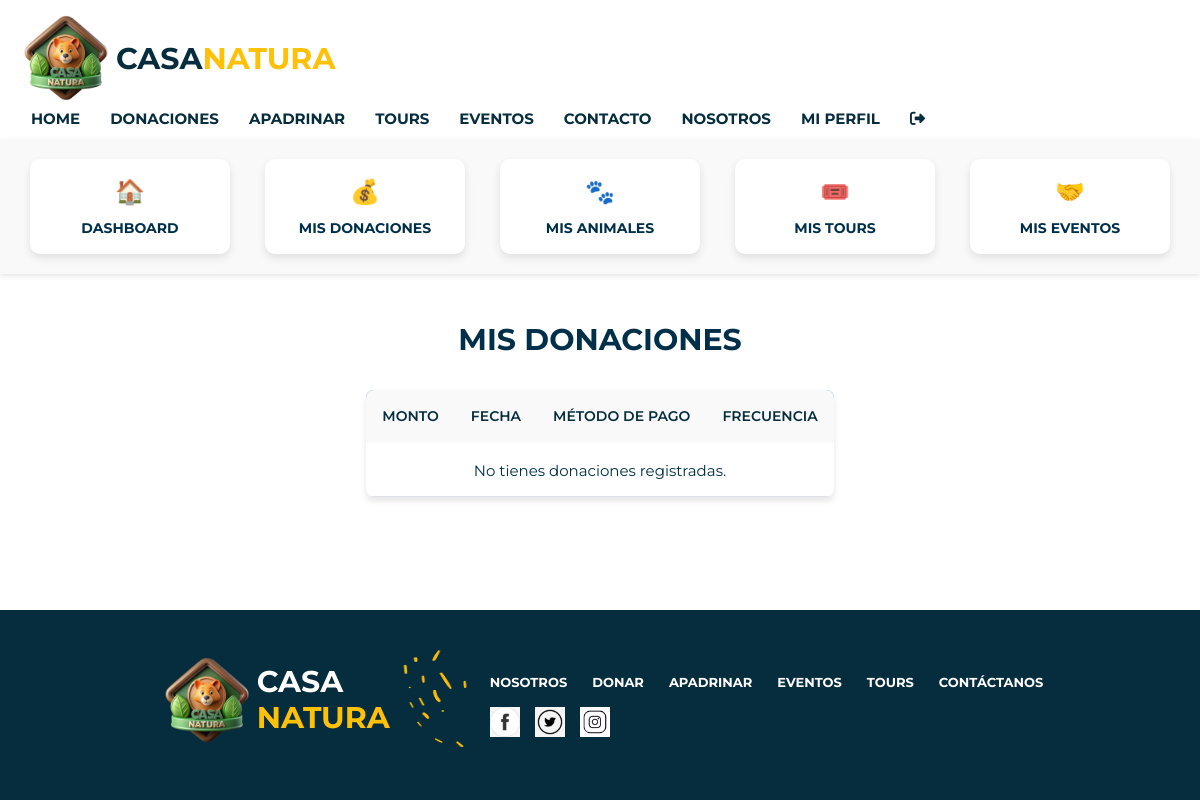
The app's page /donaciones.php (signed in), older data.
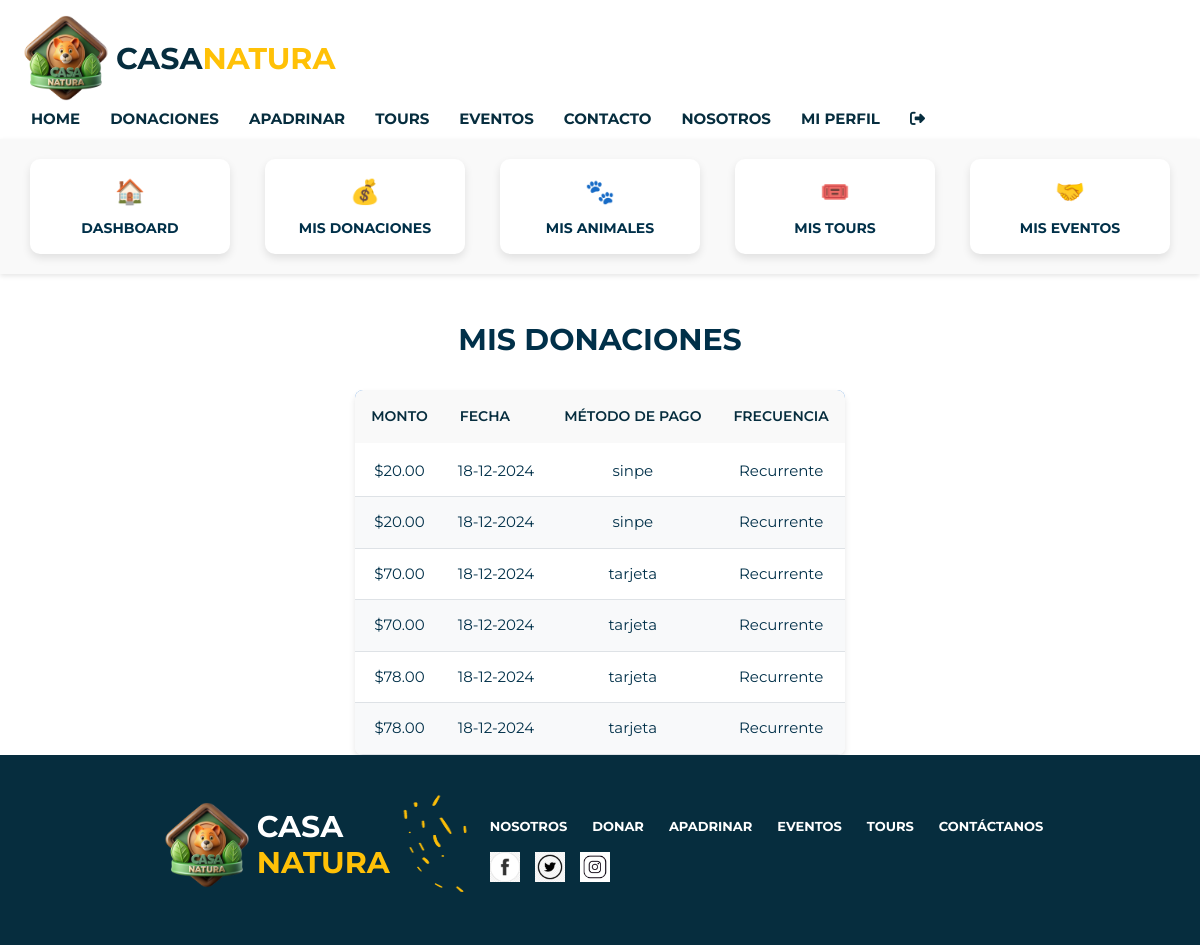
The same page, newer data.
### tables this page shows
CREATE TABLE `donaciones` (
  `ID_Donacion` int(10) NOT NULL,
  `Monto` int(50) NOT NULL,
  `Fecha` date NOT NULL,
  `ID_Usuario` int(10) NOT NULL,
  `Estado` tinyint(1) NOT NULL,
  `MetodoPago` varchar(50) DEFAULT NULL
);

### donaciones.php (the view, shortened to what this page needs)
<?php
include('./actions/conexion.php');
$usuario_id = $_SESSION['usuario_id'];
$query = "
    SELECT
        Monto,
        Fecha,
        MetodoPago,
        CASE
            WHEN Estado = 1 THEN 'Recurrente'
            ELSE 'Única'
        END AS Frecuencia
    FROM donaciones
    WHERE ID_Usuario = ?
";
$stmt = $conn->prepare($query);
$stmt->bind_param("i", $usuario_id);
$stmt->execute();
$result = $stmt->get_result();
?>
<!DOCTYPE html>
<html lang="es">
<head>
    <link rel="stylesheet" href="https://cdnjs.cloudflare.com/ajax/libs/font-awesome/6.7.1/css/all.min.css" />
    <link rel="stylesheet" href="./css/style.css" >
    <link rel="stylesheet" href="https://cdn.jsdelivr.net/npm/bootstrap@4.3.1/dist/css/bootstrap.min.css">
</head>
<body>
    <?php
    include('fragmentos.php');
    echo $navbar;
    ?>
    <main>
    <?php
    include('fragmentos.php');
    echo $opciones;
    ?>
<h2 class="perfil-title-donaciones text-center mt-5">MIS DONACIONES</h2>
        <div >
            <div class="col main-content-perfil">
                <div class="row">
                    <div class="container ">
                        <br>
                        <table class="tabla text-center">
                            <thead>
                                <tr>
                                    <th>Monto</th>
                                    <th>Fecha</th>
                                    <th>Método de Pago</th>
                                    <th>Frecuencia</th>
                                </tr>
                            </thead>
                            <tbody>
                                <?php if ($result->num_rows > 0): ?>
                                    <?php while ($donacion = $result->fetch_assoc()): ?>
                                        <tr>
                                            <td>$<?php echo number_format($donacion['Monto'], 2); ?></td>
                                            <td><?php echo date("d-m-Y", strtotime($donacion['Fecha'])); ?></td>
                                            <td><?php echo $donacion['MetodoPago']; ?></td>
                                            <td><?php echo $donacion['Frecuencia']; ?></td>
                                        </tr>
                                    <?php endwhile; ?>
                                <?php else: ?>
                                    <tr>
                                        <td colspan="4" class="text-center">No tienes donaciones registradas.</td>
                                    </tr>
                                <?php endif; ?>
                            </tbody>
                        </table>
                    </div>
                </div>
            </div>
        </div>
    </main>
    <?php
    include("fragmentos.php");
    echo $footer;
    ?>
</body>
</html>

Row changes from the older to the newer data that the page shows:
added donaciones: Monto "20.00", Fecha "18-12-2024", MetodoPago "sinpe", Frecuencia "Recurrente"
added donaciones: Monto "20.00", Fecha "18-12-2024", MetodoPago "sinpe", Frecuencia "Recurrente"
added donaciones: Monto "70.00", Fecha "18-12-2024", MetodoPago "tarjeta", Frecuencia "Recurrente"
added donaciones: Monto "70.00", Fecha "18-12-2024", MetodoPago "tarjeta", Frecuencia "Recurrente"
added donaciones: Monto "78.00", Fecha "18-12-2024", MetodoPago "tarjeta", Frecuencia "Recurrente"
added donaciones: Monto "78.00", Fecha "18-12-2024", MetodoPago "tarjeta", Frecuencia "Recurrente"
Text that changed along with them:
text no longer shown: "No tienes donaciones registradas."
